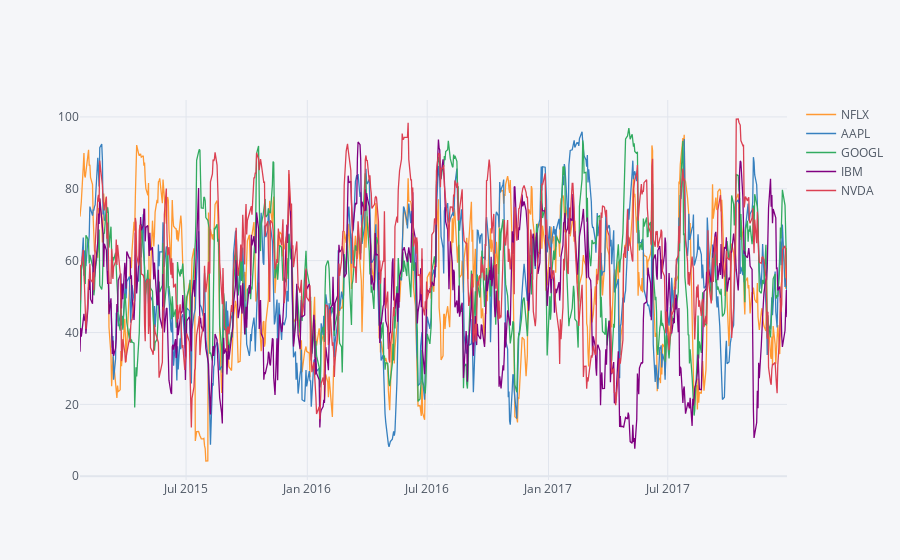

Source (notebook cell):
### Code cell
stock2 = ["NFLX", "AAPL", "AMZN", "IBM", "GOOGL", "MSFT", "NAV", "O", "QCOM", "NVDA"]
counter2 = 0
stock_list2 = []
stock_number2 = 1
dfs2 = []

while True:
    stock_amt = input("Please enter number of stocks: ")
    print()
    
    try:
        if stock_amt.isnumeric() == False:
            raise ValueError
        elif int(stock_amt) > len(stock2) or int(stock_amt) < 1:
            raise ValueError
        else:
            stock_amt = int(stock_amt)
            break

    except ValueError:
        print("Stock number is invalid.")
        print()

while counter2 < len(stock2): 
    if stock_amt < len(stock2):
        try:
            print(f"Displaying stocks to be selected: {nl}{nl.join([i for i in stock2 if i not in stock_list2])}")
            print()
            stock_name = input(f"Please choose stock number {stock_number2}: ").upper()
            print()
            
            if stock_name not in stock2:
                raise ValueError
        
            stock_list2.append(stock_name)
            counter2 += 1

            if stock_number2 == stock_amt:
                print(f"Displaying remaining unselected stock: {nl}{nl.join([i for i in stock2 if i not in stock_list2])}")
                print()
                
                while True: 
                    try:
                        choice_1 = input("Please advise on RSI Calculation Method (EMWA or SMA): ").upper()
                        
                        if choice_1 != "EMWA" and choice_1 != "SMA":
                            raise ValueError
                            
                        else:
                            break
            
                    except ValueError:
                        print("Please only key in EMWA or SMA")
                    
                while True:
                    try:
                        choice_2 = input("Please enter Moving Window Range: ")
                        
                        if choice_2.isnumeric() == False:
                            raise ValueError
                        
                        else:
                            choice_2 = int(choice_2)
                            break
                    
                    except ValueError:
                        print("Please enter a numerical value.")
                
                while True:                 
                    choice_3 = input("Please enter start date between 2010-01-01 and 2017-12-31 in YYYY-MM-DD format: ")

                    try:
                        if datetime.strptime(choice_3,"%Y-%m-%d") < datetime.strptime("2010-01-01","%Y-%m-%d") or datetime.strptime(choice_3,"%Y-%m-%d") >= datetime.strptime("2017-12-31","%Y-%m-%d"):
                            raise ValueError
                        
                        elif choice_3 != datetime.strptime(choice_3,"%Y-%m-%d").strftime("%Y-%m-%d"):
                            raise ValueError
                            
                        else:
                            dt5 = datetime.strptime(choice_3,"%Y-%m-%d").strftime("%Y-%m-%d")
                            start_date3 = int(round(datetime.strptime(dt5,"%Y-%m-%d").timestamp()))
                            utc_start = datetime.utcfromtimestamp(start_date3).strftime("%Y-%m-%d")
                            break

                    except ValueError:
                        print("Incorrect date time format or date. Please enter valid date in YYYY-MM-DD format.")
                    
                while True:
                    choice_4 = input("Please enter end date between 2010-01-01 and 2017-12-31 in YYYY-MM-DD format: ") 
                           
                    try: 
                        if datetime.strptime(choice_4,"%Y-%m-%d") <= datetime.strptime(choice_3,"%Y-%m-%d") or datetime.strptime(choice_4,"%Y-%m-%d") > datetime.strptime("2017-12-31","%Y-%m-%d"):
                            raise ValueError
                        
                        elif choice_4 != datetime.strptime(choice_4,"%Y-%m-%d").strftime("%Y-%m-%d"):
                            raise ValueError
                        
                        else:
                            dt6 = datetime.strptime(choice_4,"%Y-%m-%d").strftime("%Y-%m-%d")
                            end_date3 = int(round(datetime.strptime(dt6,"%Y-%m-%d").timestamp()))
                            utc_end = datetime.utcfromtimestamp(end_date3).strftime("%Y-%m-%d")
                            break
                    
                    except ValueError:
                        print("Incorrect date time format or date. Please enter valid date in YYYY-MM-DD format.")

                for i in stock_list2:
                    if stock_list2.index(i) % 5 == 0 and stock_list2.index(i) !=0:
                        time.sleep(60)
                    else:
                        get_daily_adj(i,start_dt=utc_start,end_dt=utc_end)

                RSI_calculator3(choice_2,choice_1,*dfs2,fin3=stock_list2)

                counter2 = len(stock2)
                break
                
            stock_number2 += 1 

        except ValueError:
            print("Stock name is invalid. Please try again.")
            print()
        
    else:
        print(f"Displaying all stocks to be calculated: {nl}{nl.join(stock2)}")
        print()
        stock_list2 = stock2
        
        while True: 
            try:
                choice_1 = input("Please advise on RSI Calculation Method (EMWA or SMA): ").upper()
                
                if choice_1 != "EMWA" and choice_1 != "SMA":
                    raise ValueError
                    
                else:    
                    break

            except ValueError:
                print("Please only key in EMWA or SMA")
        
        while True:
            try:
                choice_2 = input("Please enter Moving Window Range: ")

                if choice_2.isnumeric() == False:
                    raise ValueError

                else:
                    choice_2 = int(choice_2)
                    break

            except ValueError:
                print("Please enter a numerical value.")

        while True:                 
            choice_3 = input("Please enter start date between 2010-01-01 and 2017-12-31 in YYYY-MM-DD format: ")

            try:
                if datetime.strptime(choice_3,"%Y-%m-%d") < datetime.strptime("2010-01-01","%Y-%m-%d") or datetime.strptime(choice_3,"%Y-%m-%d") >= datetime.strptime("2017-12-31","%Y-%m-%d"):
                    raise ValueError

                elif choice_3 != datetime.strptime(choice_3,"%Y-%m-%d").strftime("%Y-%m-%d"):
                    raise ValueError

                else:
                    dt5 = datetime.strptime(choice_3,"%Y-%m-%d").strftime("%Y-%m-%d")
                    start_date3 = int(round(datetime.strptime(dt5,"%Y-%m-%d").timestamp()))
                    utc_start = datetime.utcfromtimestamp(start_date3).strftime("%Y-%m-%d")
                    break

            except ValueError:
                print("Incorrect date time format or date. Please enter valid date in YYYY-MM-DD format.")

        while True:
            choice_4 = input("Please enter end date between 2010-01-01 and 2017-12-31 in YYYY-MM-DD format: ") 

            try: 
                if datetime.strptime(choice_4,"%Y-%m-%d") <= datetime.strptime(choice_3,"%Y-%m-%d") or datetime.strptime(choice_4,"%Y-%m-%d") > datetime.strptime("2017-12-31","%Y-%m-%d"):
                    raise ValueError

                elif choice_4 != datetime.strptime(choice_4,"%Y-%m-%d").strftime("%Y-%m-%d"):
                    raise ValueError

                else:
                    dt6 = datetime.strptime(choice_4,"%Y-%m-%d").strftime("%Y-%m-%d")
                    end_date3 = int(round(datetime.strptime(dt6,"%Y-%m-%d").timestamp()))
                    utc_end = datetime.utcfromtimestamp(end_date3).strftime("%Y-%m-%d")
                    break

            except ValueError:
                print("Incorrect date time format or date. Please enter valid date in YYYY-MM-DD format.")

        for i in stock_list2:
            if stock_list2.index(i) % 5 == 0 and stock_list2.index(i) != 0:
                time.sleep(60)
            else:
                get_daily_adj(i,start_dt=utc_start,end_dt=utc_end)

        RSI_calculator3(choice_2,choice_1,*dfs2,fin3=stock_list2)

        counter2 = len(stock2)
        stock_number2 = len(stock2)
        
        break

### Figure 1 — Plotly figure (JSON) as saved in the notebook; plotly's stock layout.template omitted (floating-point values rounded to 4 significant figures; data arrays with more than 128 entries replaced by an {"elided": "..."} marker saying what was removed)
{"data": [{"line": {"color": "rgba(255, 153, 51, 1.0)", "dash": "solid", "shape": "linear", "width": 1.3}, "mode": "lines", "name": "NFLX", "text": "", "type": "scatter", "x": {"elided": "742 str values"}, "y": {"elided": "742 float values"}}, {"line": {"color": "rgba(55, 128, 191, 1.0)", "dash": "solid", "shape": "linear", "width": 1.3}, "mode": "lines", "name": "AAPL", "text": "", "type": "scatter", "x": {"elided": "742 str values"}, "y": {"elided": "742 float values"}}, {"line": {"color": "rgba(50, 171, 96, 1.0)", "dash": "solid", "shape": "linear", "width": 1.3}, "mode": "lines", "name": "GOOGL", "text": "", "type": "scatter", "x": {"elided": "742 str values"}, "y": {"elided": "742 float values"}}, {"line": {"color": "rgba(128, 0, 128, 1.0)", "dash": "solid", "shape": "linear", "width": 1.3}, "mode": "lines", "name": "IBM", "text": "", "type": "scatter", "x": {"elided": "742 str values"}, "y": {"elided": "742 float values"}}, {"line": {"color": "rgba(219, 64, 82, 1.0)", "dash": "solid", "shape": "linear", "width": 1.3}, "mode": "lines", "name": "NVDA", "text": "", "type": "scatter", "x": {"elided": "742 str values"}, "y": {"elided": "742 float values"}}], "layout": {"legend": {"bgcolor": "#F5F6F9", "font": {"color": "#4D5663"}}, "paper_bgcolor": "#F5F6F9", "plot_bgcolor": "#F5F6F9", "title": {"font": {"color": "#4D5663"}}, "xaxis": {"gridcolor": "#E1E5ED", "showgrid": true, "tickfont": {"color": "#4D5663"}, "title": {"font": {"color": "#4D5663"}, "text": ""}, "zerolinecolor": "#E1E5ED"}, "yaxis": {"gridcolor": "#E1E5ED", "showgrid": true, "tickfont": {"color": "#4D5663"}, "title": {"font": {"color": "#4D5663"}, "text": ""}, "zerolinecolor": "#E1E5ED"}}}
